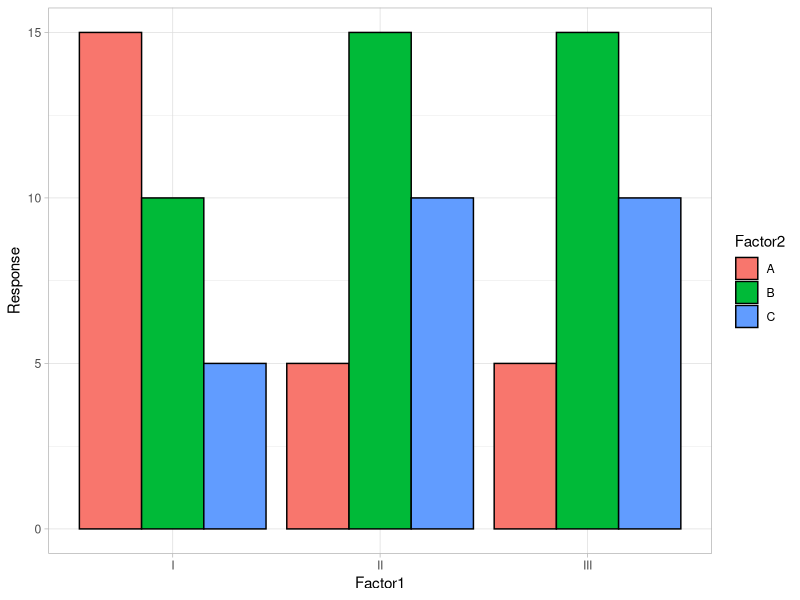
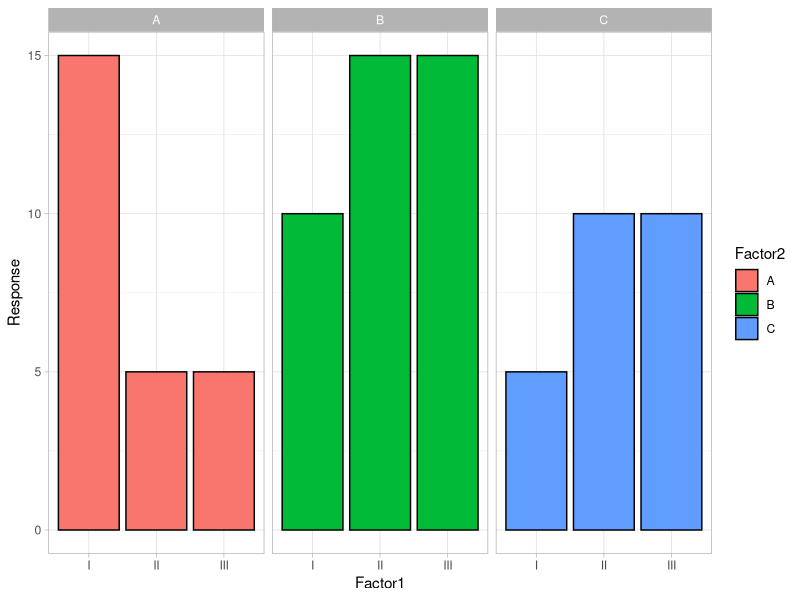
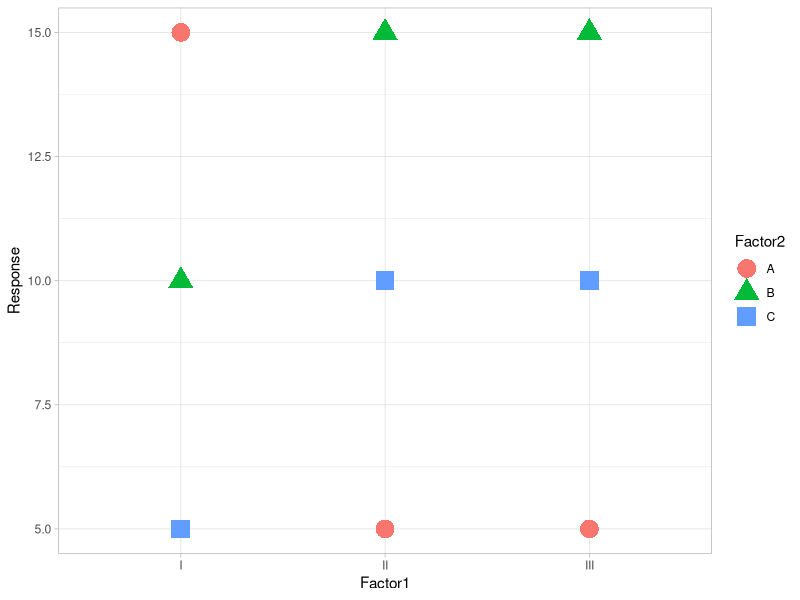
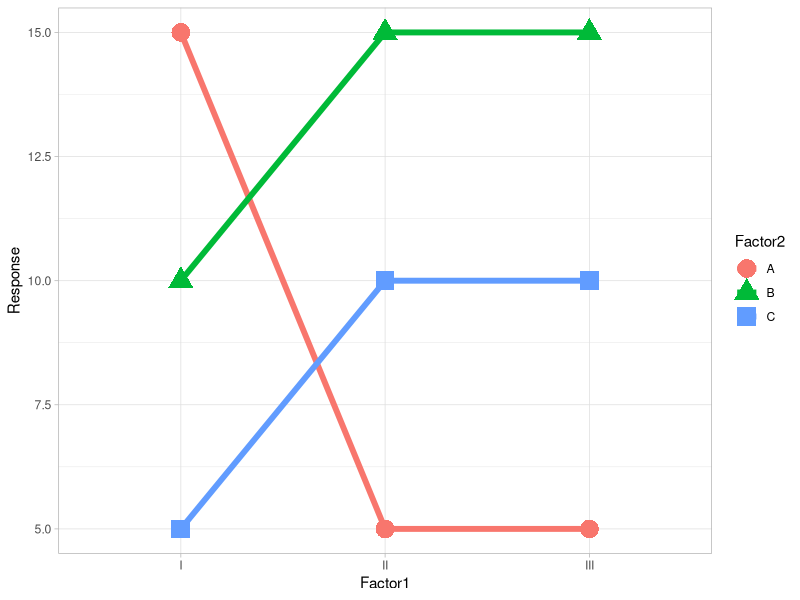
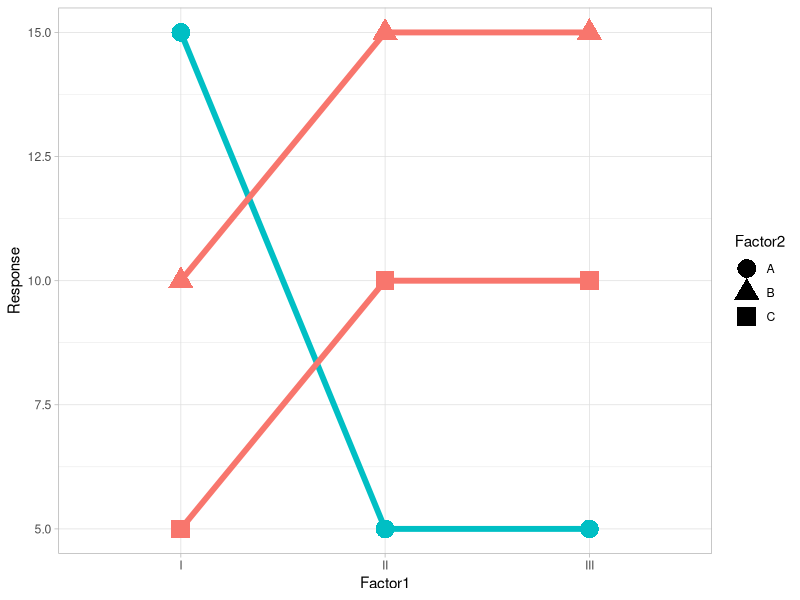
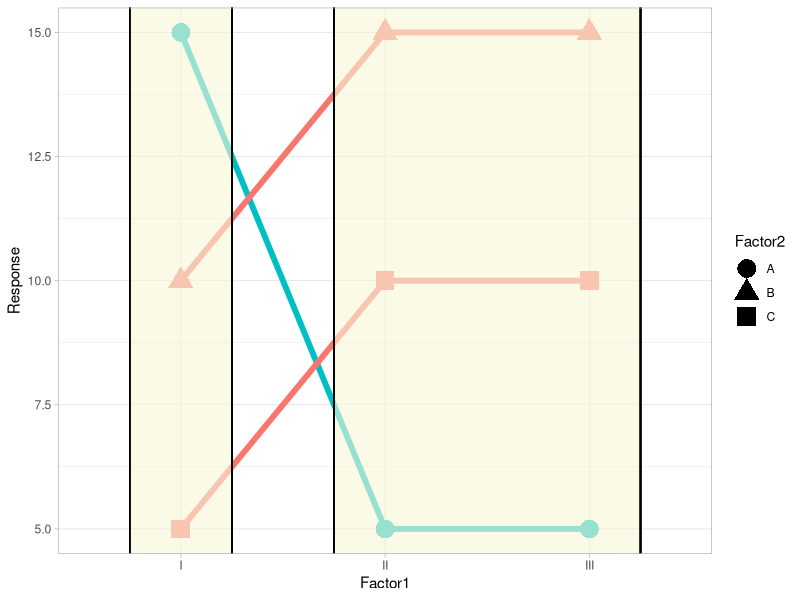

Source code (R) for these figures, in order:
## ---- chunk 1
#| label: setup
#| include: false

#load hte tidyverse
library(tidyverse)

#set the default theme for all graphs
theme_set(theme_light())
## ---- chunk 2
fake_data <- read_csv("fake_data.csv")
## ---- chunk 3
fake_data |> 
  ggplot(aes(x = Factor1, y = Response)) +
  geom_col(aes(fill = Factor2), 
           position = position_dodge(),
           color = "black") 
## ---- chunk 4
fake_data |>
  ggplot(aes(x = Factor1, y = Response)) +
  geom_col(aes(fill = Factor2),
           color = "black") +
  facet_wrap(~Factor2) 
## ---- chunk 5
fake_data |>
  ggplot(aes(x = Factor1, y = Response)) +
  geom_point(aes(shape = Factor2,
                 color = Factor2), 
             size = 6)
## ---- chunk 6
fake_data |>
  ggplot(aes(x = Factor1, y = Response)) +
  geom_point(aes(shape = Factor2,
                 color = Factor2), 
             size = 6) +
  geom_line(aes(group = Factor2,
                color = Factor2), 
            size = 2) 
## ---- chunk 7
fake_data |> 
  mutate(is_A = (Factor2 == "A")) |>
  ggplot(aes(x = Factor1, 
             y = Response, 
             color = is_A)) +
  geom_point(aes(shape = Factor2), 
             size = 6) +
  geom_line(aes(group = Factor2), 
            linewidth = 2) +
  guides(color = "none")
## ---- chunk 8
fake_data |>
  mutate(is_A = (Factor2 == "A")) |>
  ggplot(aes(x = Factor1, 
             y = Response, 
             color = is_A)) +
  geom_point(aes(shape = Factor2), 
             size = 6) +
  geom_line(aes(group = Factor2), 
            linewidth = 2) +
  guides(color = "none") +
  geom_rect(xmin = 0.75, xmax = 1.25, ymin = 2, ymax = 17, 
            fill = "beige", alpha = 0.1, color = "black") +
  geom_rect(xmin = 1.75, xmax = 3.25, ymin = 2, ymax = 17, 
            fill = "beige", alpha = 0.1, color = "black")

